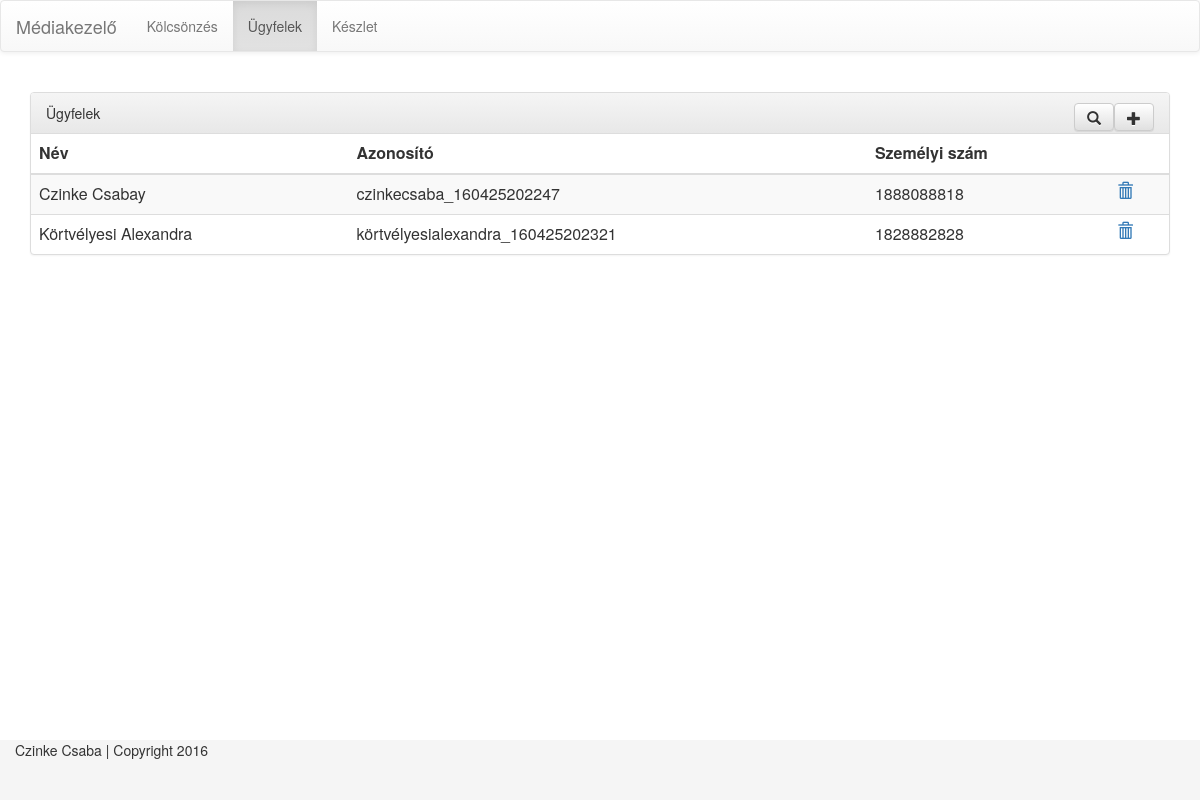
Screenshot of /customer/ with the database file from the repository.
### customerService/models.py (models this page shows, shortened)
class Customer(models.Model):
    name = models.CharField(max_length=200)
    customer_identifier = models.CharField(max_length=200, unique=True)
    phone_number = models.CharField(max_length=20)
    personal_identifier = models.CharField(max_length=20)
    address = models.CharField(max_length=200)
    is_deleted = models.BooleanField(default=False)

### customerService/views.py (the view)
# urls.py: url(r'^(?P<status>[a-z]+)/$', views.index, name='index'),
def index(request):
    template = loader.get_template(TemplateKeys.all_customer)
    context = {
        'customer_list': DataAccess.get_all_customer(),
    }
    return HttpResponse(template.render(context, request))

### customerService/data_access/customer_data_access.py (called while the page is built)
def get_all_customer():
    return Customer.objects.filter(is_deleted = False)

### customerService/templates/customers.html (shortened to what this page needs)
{% extends "header_footer.html" %}
{% block content %}
<div class="container">
    <div class="panel panel-default">
        <div class="panel-heading">Ügyfelek
            <a data-toggle="modal" href="#addCustomer" class="btn btn-default pull-right"><span class="glyphicon glyphicon-plus"></span></a>
            <a data-toggle="modal" href="#searchCustomer" class="btn btn-default pull-right"><span class="glyphicon glyphicon-search"></span></a>
        </div>
        <table class="table table-striped">
            <thead>
                <tr>
                    <th>Név</th>
                    <th>Azonosító</th>
                    <th>Személyi szám</th>
                    <th></th>
                </tr>
            </thead>
            <tbody>
            {% for customer in customer_list %}
                <tr ondblclick="document.location = '{% url 'customer:customerdatasheet' customer.id %}'">
                    <td>{{ customer.name }}</td>
                    <td>{{ customer.customer_identifier }}</td>
                    <td>{{ customer.personal_identifier }}</td>
                    <td><a href="{% url 'customer:deletecustomer' customer.id %}"><span class="glyphicon glyphicon-trash"></span></a></td>
                </tr>
            {% endfor %}
            </tbody>
        </table>
    </div>
</div>
{% endblock %}

### rows the page displays
Customer: name "Czinke Csabay", customer_identifier "czinkecsaba_160425202247", personal_identifier "1888088818"
Customer: name "Körtvélyesi Alexandra", customer_identifier "körtvélyesialexandra_160425202321", personal_identifier "1828882828"
